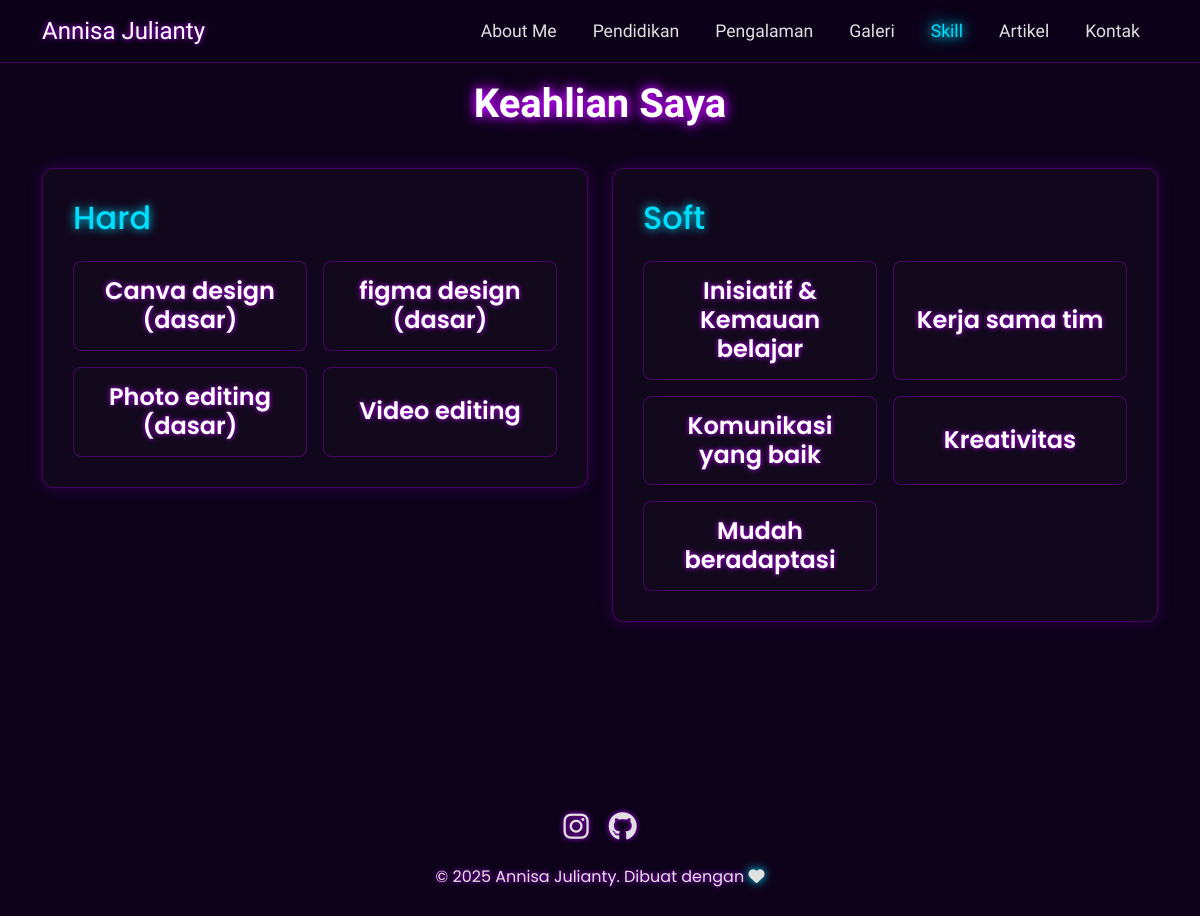
The app's page /skill.php with its own data.
### tables this page shows
CREATE TABLE `skills` (
  `id` int(11) NOT NULL,
  `name` varchar(255) NOT NULL,
  `category` varchar(255) NOT NULL
);

CREATE TABLE `social_media` (
  `id` int(11) NOT NULL,
  `name` varchar(255) NOT NULL,
  `url` varchar(255) NOT NULL,
  `icon_class` varchar(255) NOT NULL,
  `display_order` int(11) DEFAULT 0
);

### skill.php (the view, shortened to what this page needs)
<?php
require_once 'config/database.php';
$skills = [];
$social_medias = [];
try {
    $skills = $pdo->query("SELECT * FROM skills ORDER BY category ASC, name ASC")->fetchAll(PDO::FETCH_ASSOC);
} catch (PDOException $e) {
}
try {
    $stmt = $pdo->query("SELECT * FROM social_media ORDER BY display_order ASC, id ASC");
    $social_medias = $stmt->fetchAll(PDO::FETCH_ASSOC);
} catch (PDOException $e) {
}
?>
<!DOCTYPE html>
<html lang="id">
<head>
    <link href="https://cdn.jsdelivr.net/npm/bootstrap@5.3.3/dist/css/bootstrap.min.css" rel="stylesheet">
    <link rel="stylesheet" href="https://cdnjs.cloudflare.com/ajax/libs/font-awesome/6.5.2/css/all.min.css">
    <link rel="stylesheet" href="css/style.css">
</head>
<body>
    <nav class="navbar navbar-expand-lg navbar-dark fixed-top">
        <div class="container">
            <a class="navbar-brand" href="index.php">Annisa Julianty</a>
            <div class="collapse navbar-collapse" id="navbarNav">
                <ul class="navbar-nav ms-auto">
                    <li class="nav-item"><a class="nav-link" href="index.php">About Me</a></li>
                    <li class="nav-item"><a class="nav-link" href="pendidikan.php">Pendidikan</a></li>
                    <li class="nav-item"><a class="nav-link" href="pengalaman.php">Pengalaman</a></li>
                    <li class="nav-item"><a class="nav-link" href="galeri.php">Galeri</a></li>
                    <li class="nav-item"><a class="nav-link active" href="skill.php">Skill</a></li>
                    <li class="nav-item"><a class="nav-link" href="artikel.php">Artikel</a></li>
                    <li class="nav-item"><a class="nav-link" href="kontak.php">Kontak</a></li>
                </ul>
            </div>
        </div>
    </nav>
    <section class="content-section content-section-padded">
        <div class="container">
            <h2 class="section-title">Keahlian Saya</h2>
            <div class="row g-4">
                <?php if (count($skills) > 0): ?>
                    <?php
                    $grouped_skills = [];
                    foreach ($skills as $skill) {
                        $grouped_skills[$skill['category']][] = $skill;
                    }
                    foreach ($grouped_skills as $category_name => $category_skills): ?>
                        <div class="col-md-6">
                            <div class="skill-category-box mb-4">
                                <h3 class="category-title mb-4"><?= htmlspecialchars($category_name); ?></h3>
                                <div class="row g-3">
                                    <?php foreach ($category_skills as $skill): ?>
                                        <div class="col-sm-6">
                                            <div class="skill-item-simple">
                                                <h4><?= htmlspecialchars($skill['name']); ?></h4>
                                            </div>
                                        </div>
                                    <?php endforeach; ?>
                                </div>
                            </div>
                        </div>
                    <?php endforeach; ?>
                <?php else: ?>
                    <div class="col-12">
                        <p class="text-center">Belum ada skill yang ditambahkan.</p>
                    </div>
                <?php endif; ?>
            </div>
        </div>
    </section>
    <footer class="footer">
        <div class="container">
            <div class="social-icons text-center mb-3">
                <?php if (count($social_medias) > 0): ?>
                    <?php foreach ($social_medias as $social): ?>
                        <a href="<?= htmlspecialchars($social['url']); ?>" target="_blank" class="social-icon"><i class="<?= htmlspecialchars($social['icon_class']); ?>"></i></a>
                    <?php endforeach; ?>
                <?php else: ?>
                    <a href="https://www.instagram.com/_annisajlnty" target="_blank" class="social-icon"><i class="fab fa-instagram"></i></a>
                <?php endif; ?>
            </div>
            <p class="text-center">&copy; 2025 Annisa Julianty. Dibuat dengan <i class="fa-solid fa-heart" style="color: var(--primary-color);"></i></p>
        </div>
    </footer>
</body>
</html>

### css/style.css (style rules this page uses)
:root { --neon-blue: #00ddff; --neon-purple: #bf00ff; --background-color: #0d021a; --card-color: rgba(20, 10, 30, 0.7); --text-color: #e0e0e0; --heading-color: #ffffff; --border-color: rgba(191, 0, 255, 0.3); }
body { font-family: 'Poppins', sans-serif; background-color: var(--background-color); color: var(--text-color); margin: 0; }
.content-section-padded { padding-top: 80px; }
.navbar { background-color: rgba(13, 2, 26, 0.8); backdrop-filter: blur(12px); border-bottom: 1px solid var(--border-color); font-family: 'Rajdhani', sans-serif; }
.navbar-collapse { justify-content: flex-end; }
.navbar-brand { color: var(--heading-color) !important; font-size: 1.5rem; text-shadow: 0 0 5px var(--neon-purple); }
.nav-link { color: var(--text-color) !important; margin: 0 10px; transition: all 0.3s ease; font-size: 1.1rem; }
.nav-link.active { color: var(--neon-blue) !important; text-shadow: 0 0 10px var(--neon-blue), 0 0 20px var(--neon-blue); }
.content-section { padding: 80px 0; animation: fadeIn 1s ease-in-out; }
.section-title { font-family: 'Rajdhani', sans-serif; color: var(--heading-color); font-size: 2.5rem; font-weight: 700; margin-bottom: 40px; text-align: center; position: relative; text-shadow: 0 0 8px var(--neon-purple), 0 0 15px var(--neon-purple); }
.section-title::after { display: none; }
.skill-item-simple { background-color: var(--card-color); border: 1px solid var(--border-color); border-radius: 8px; padding: 15px 20px; text-align: center; transition: all 0.3s ease; backdrop-filter: blur(5px); height: 100%; display: flex; align-items: center; justify-content: center; }
.skill-item-simple h4 { color: var(--heading-color); font-weight: 600; margin-bottom: 0; text-shadow: 0 0 5px var(--neon-purple); }
.skill-category-box { background-color: var(--card-color); border: 1px solid var(--border-color); border-radius: 12px; padding: 30px; margin-bottom: 30px; box-shadow: 0 0 15px rgba(191, 0, 255, 0.2); backdrop-filter: blur(5px); transition: all 0.3s ease; }
.skill-category-box .category-title { color: var(--neon-blue); text-shadow: 0 0 10px var(--neon-blue); margin-bottom: 25px; font-size: 2rem; text-align: left; }
.footer { background-color: transparent; padding: 20px 0; text-align: center; margin-top: 60px; text-shadow: 0 0 5px var(--neon-purple); }
.footer .fa-heart { color: var(--neon-blue); text-shadow: 0 0 10px var(--neon-blue); }
.social-icons { display: flex; justify-content: center; gap: 20px; }
.social-icon { color: var(--text-color); font-size: 1.8rem; transition: all 0.3s ease; }

### records on screen
skills: name "Canva design (dasar)"
skills: name "figma design (dasar)"
skills: name "Photo editing (dasar)"
skills: name "Video editing"
skills: name "Inisiatif & Kemauan belajar"
skills: name "Kerja sama tim"
skills: name "Komunikasi yang baik"
skills: name "Kreativitas"
skills: name "Mudah beradaptasi"

### other values on screen
$category_name "Hard"
$category_name "Soft"
